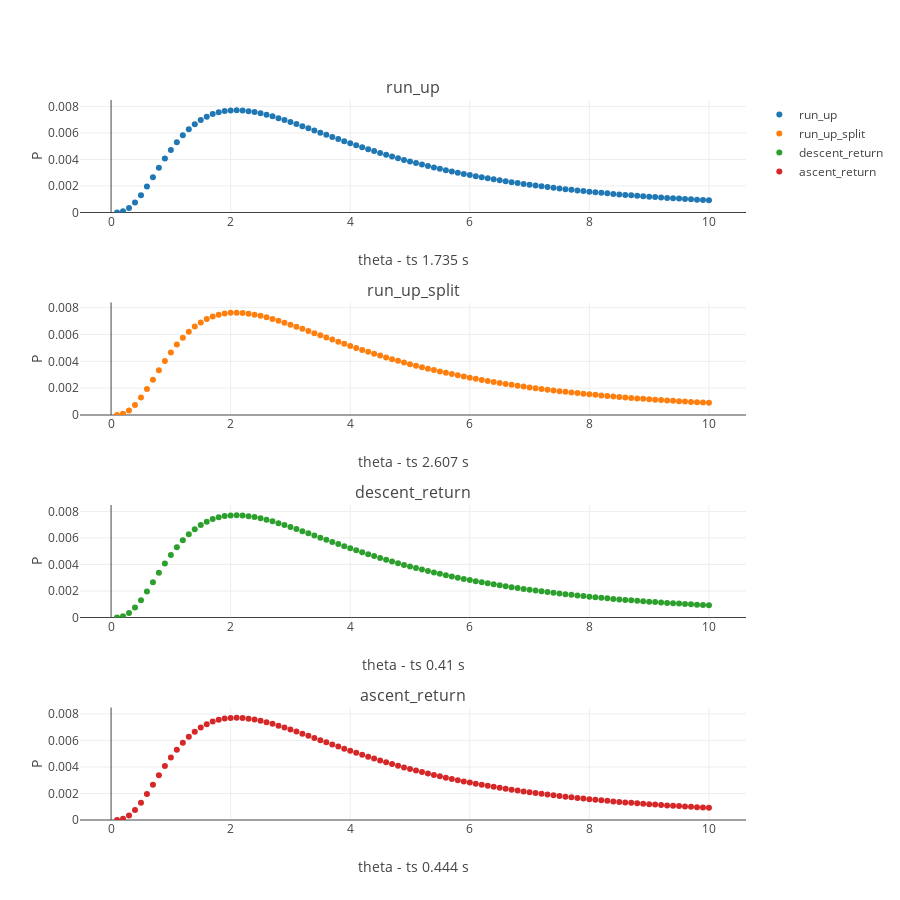

Notebook source saved alongside this figure:
### Markdown cell above
### Test

### Code cell
func_names= ['run_up','run_up_split']
func_names= ['run_up','run_up_split','descent_return','ascent_return']
funcs= [
        runUp_balance,
        run_unique_combine,
        Descent_return,
        Ascent_return
       ]

range_theta= np.linspace(0.1,10,100)

plot_rec_InfSites(point_up,root_lib,funcs,func_names,range_theta,height= 900)
